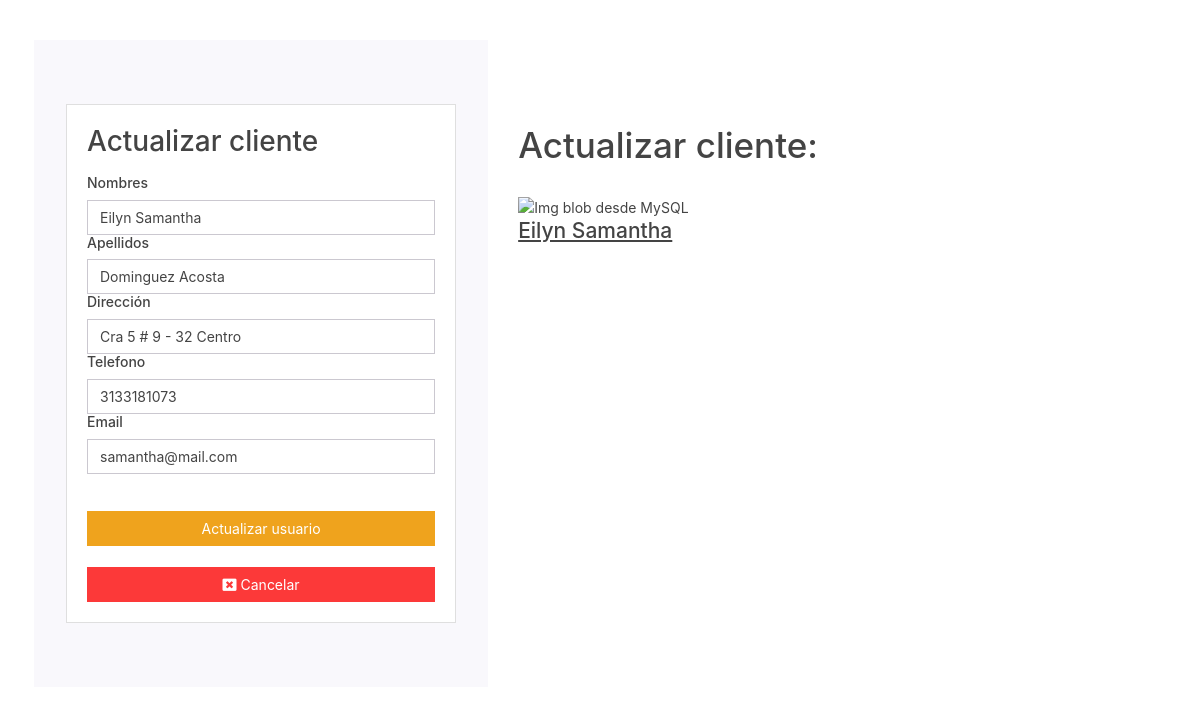
/actualizar_cliente.php?id=100 (signed in), run on the app's committed database.
### tables this page shows
CREATE TABLE `clientes` (
  `doc_cliente` int(10) NOT NULL,
  `nom_cliente` varchar(100) NOT NULL,
  `ape_cliente` varchar(100) NOT NULL,
  `dir_cliente` varchar(100) NOT NULL,
  `tel_cliente` bigint(20) NOT NULL,
  `correo_cliente` varchar(200) NOT NULL,
  `imagen` longblob DEFAULT NULL,
  `medidas_cliente` int(10) NOT NULL,
  `cod_rol` int(11) NOT NULL
);

### actualizar_cliente.php (the view, shortened to what this page needs)
<?php
	include ('includes/cn.php');
	if(isset($_GET['id']))
	{
		$id = $_GET['id'];
		$consulta = "SELECT * from clientes WHERE doc_cliente = $id";
		$resultado = mysqli_query($conexion, $consulta);
		if(mysqli_num_rows($resultado) == 1)
		{
			$mostrar = mysqli_fetch_array($resultado);
      $doc = $mostrar["doc_cliente"];
      $nom = $mostrar["nom_cliente"];
      $ape = $mostrar["ape_cliente"];
      $dir = $mostrar["dir_cliente"];
      $tel = $mostrar['tel_cliente'];
      $cor = $mostrar["correo_cliente"];
		}
	}
  include('includes/header2.php');
?>
<main class="container p-1">
  	<div class="row">
    <div class="col-md-5">
      <div class="jumbotron">
        <div class="card card-body">
            <form action="actualizar_cliente2.php?id=<?php echo $doc; ?>" method="POST">
              <div class="form-group">
              	<label><h2>Actualizar cliente</h2></label>
                <br>
                <h6>Nombres</h6><input type="text" name="upnom" class="form-control" value="<?php echo $nom; ?>" autofocus required>
                <h6>Apellidos</h6><input type="text" name="upape" class="form-control" value="<?php echo $ape; ?>" required>
                <h6>Dirección</h6><input type="text" name="updir" class="form-control" value="<?php echo $dir; ?>" required>
                <h6>Telefono</h6><input type="text" name="uptel" class="form-control" value="<?php echo $tel; ?>" required>
                <h6>Email</h6><input type="text" name="upcor" class="form-control" value="<?php echo $cor; ?>" required>
              </div>
              <br>
              <input type="submit" class="btn btn-warning btn-block" value="Actualizar usuario">
              <br>
              <a class="btn btn-danger btn-block" href="clientes.php"><i class="fas fa-window-close"></i> Cancelar</a>
            </form>
          </div>
      </div>
    </div>
    <div class="col-md-6">
    <div align="right">
    <br>
    </div>
    <br><br><br>
    <h1>Actualizar cliente:</h2><br>
    <img src='buscar_imagen_cliente.php?id=<?php echo $mostrar['doc_cliente']?>' alt='Img blob desde MySQL' width='350' /></td>
    <br>
    <h4><u><?php echo $nom;?></u></h4>
	</div>

### data on the page
clientes: upnom "Eilyn Samantha", upape "Dominguez Acosta", updir "Cra 5 # 9 - 32 Centro", uptel "3133181073", upcor "samantha@mail.com", nom_cliente "Eilyn Samantha"
